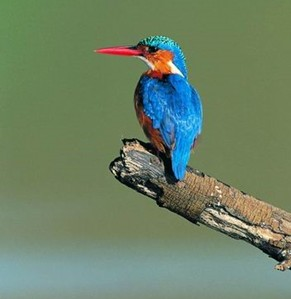
#> input picture homework 1/bird.jpg, 291 x 299 px
$ python Task5.py
#> lines starting #> are read from the running program, lines starting #| are printed output that depends on the picture
import cv2
import numpy as np
import matplotlib.pyplot as plt

print("=== TASK 5: Affine Transformation ===")

# Load the bird image
img = cv2.imread('bird.jpg')
#> img is the input picture: shape (299, 291, 3); mean B, G, R 102.9, 130.1, 109.7
if img is None:
    print("Error: bird.jpg not found!")
    exit()

img_rgb = cv2.cvtColor(img, cv2.COLOR_BGR2RGB)
height, width = img.shape[:2]
#> height = 299; width = 291

# Affine transformation points
pts1 = np.float32([[50, 50], [200, 50], [50, 200]])
pts2 = np.float32([[10, 100], [200, 50], [100, 250]])

M_affine = cv2.getAffineTransform(pts1, pts2)

# Apply affine transformation
affine_img = cv2.warpAffine(img_rgb, M_affine, (width, height))
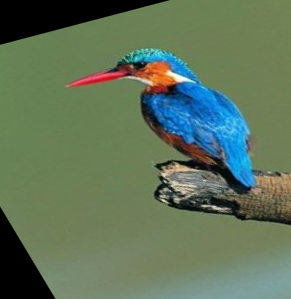
#> affine_img: shape (299, 291, 3); mean R, G, B 96, 115.7, 90.5

# Display results
plt.figure(figsize=(12, 5))

plt.subplot(1, 2, 1)
plt.imshow(img_rgb)
plt.title('Original image', fontweight='bold')
plt.axis('off')

plt.subplot(1, 2, 2)
plt.imshow(affine_img)
plt.title('Affine image', fontweight='bold')
plt.axis('off')

plt.tight_layout()
plt.show()
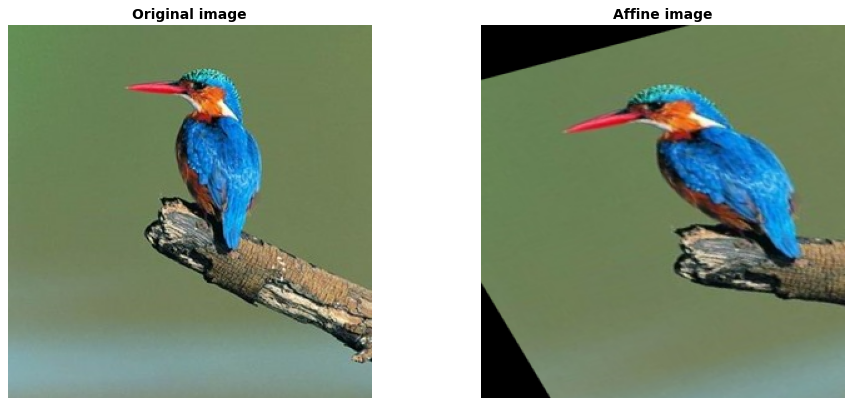
#> figure drawn by matplotlib, 2 panels

print("Affine transformation completed")
print("Task 5 completed successfully! ")
